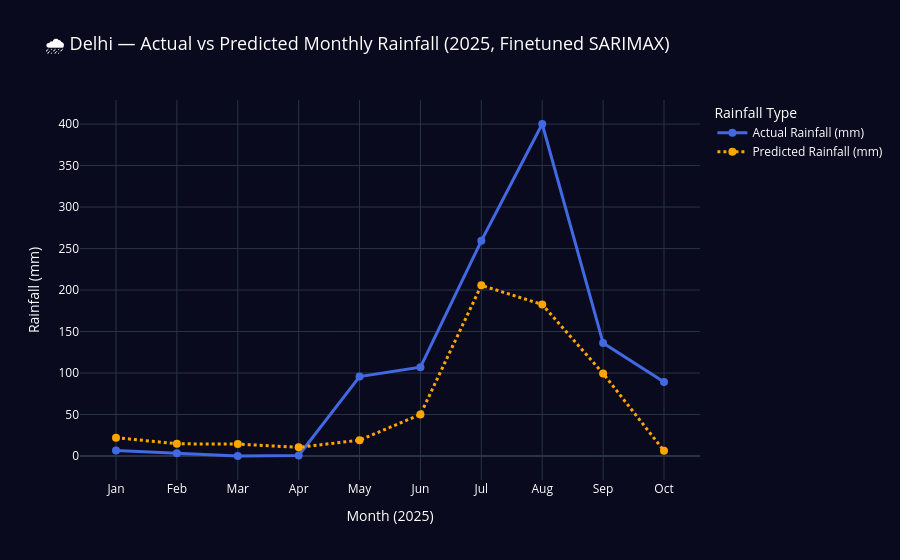

The code cell stored with this chart in its notebook:
### Code cell
# ==================== IMPORTS ====================
import pandas as pd
import numpy as np
import plotly.graph_objects as go
from statsmodels.tsa.statespace.sarimax import SARIMAX
from sklearn.metrics import mean_absolute_error, mean_squared_error
from math import sqrt
from IPython.display import display, HTML
import warnings
warnings.filterwarnings("ignore")

# ==================== STEP 1: LOAD DATA ====================
df = pd.read_csv("india_2000_2024_daily_weather.csv")

# Filter for Delhi
delhi_df = df[df['city'].str.contains("Delhi", case=False)].copy()
delhi_df['date'] = pd.to_datetime(delhi_df['date'])
delhi_df = delhi_df.sort_values("date")

# ==================== STEP 2: MONTHLY RAINFALL TOTALS ====================
monthly_rainfall = delhi_df.resample('M', on='date')['rain_sum'].sum().fillna(0)
train = monthly_rainfall[monthly_rainfall.index.year <= 2024]

# ==================== STEP 3: LOG-TRANSFORM + TRAIN SARIMAX ====================
series = np.log1p(train)
model = SARIMAX(series, order=(2,1,2), seasonal_order=(1,1,1,12),
                trend='c', enforce_stationarity=False, enforce_invertibility=False)
fit = model.fit(disp=False)

# ==================== STEP 4: FORECAST 2025 ====================
f_log = fit.forecast(steps=12)
forecast_2025 = np.expm1(f_log)
dates_2025 = pd.date_range("2025-01-31", periods=12, freq="M")

pred_df = pd.DataFrame({
    "Month": dates_2025,
    "Predicted_Rainfall": forecast_2025.values,
})
pred_df["Month_Name"] = pred_df["Month"].dt.strftime("%b")

# ==================== STEP 5: ACTUAL 2025 DATA ====================
actual_data = {
    "Month_Name": ["Jan", "Feb", "Mar", "Apr", "May", "Jun", "Jul", "Aug", "Sep", "Oct"],
    "Actual_Rainfall": [6.5, 3.4, 0.0, 0.7, 95.7, 107.1, 259.3, 400.1, 136.1, 89.3]
}
actual_df = pd.DataFrame(actual_data)
comparison = pd.merge(actual_df, pred_df[["Month_Name", "Predicted_Rainfall"]], on="Month_Name", how="inner")

# ==================== STEP 6: ACCURACY METRICS ====================
mae = mean_absolute_error(comparison['Actual_Rainfall'], comparison['Predicted_Rainfall'])
rmse = sqrt(mean_squared_error(comparison['Actual_Rainfall'], comparison['Predicted_Rainfall']))
mape = np.mean(np.abs((comparison['Actual_Rainfall'] - comparison['Predicted_Rainfall']) / 
                      (comparison['Actual_Rainfall'] + 1e-5))) * 100
accuracy = 100 - mape

print("📊 Delhi 2025 Rainfall Prediction (Fixed & Finetuned SARIMAX)")
print(f"Mean Absolute Error (MAE): {mae:.2f} mm")
print(f"Root Mean Squared Error (RMSE): {rmse:.2f} mm")
print(f"Mean Absolute Percentage Error (MAPE): {mape:.2f}%")
print(f"✅ Overall Model Accuracy: {accuracy:.2f}%")

display(comparison)

# ==================== STEP 7: INTERACTIVE GRAPH ====================
fig = go.Figure()

fig.add_trace(go.Scatter(
    x=comparison['Month_Name'], y=comparison['Actual_Rainfall'],
    mode='lines+markers', name='Actual Rainfall (mm)',
    line=dict(color='royalblue', width=3),
    marker=dict(size=8),
    hovertemplate='%{x}<br><b>Actual:</b> %{y:.1f} mm<extra></extra>'
))

fig.add_trace(go.Scatter(
    x=comparison['Month_Name'], y=comparison['Predicted_Rainfall'],
    mode='lines+markers', name='Predicted Rainfall (mm)',
    line=dict(color='orange', width=3, dash='dot'),
    marker=dict(size=8),
    hovertemplate='%{x}<br><b>Predicted:</b> %{y:.1f} mm<extra></extra>'
))

fig.update_layout(
    title="🌧️ Delhi — Actual vs Predicted Monthly Rainfall (2025, Finetuned SARIMAX)",
    xaxis_title="Month (2025)",
    yaxis_title="Rainfall (mm)",
    template="plotly_dark",
    hovermode="x unified",
    legend_title_text="Rainfall Type",
    title_font=dict(size=18, color='white'),
    plot_bgcolor='rgba(10,10,30,1)',
    paper_bgcolor='rgba(10,10,30,1)',
    font=dict(color='white')
)

fig.show()

# ==================== STEP 8: EXPLANATION BELOW GRAPH ====================
explanation_html = """
<div style="background-color:#0b1220; color:white; padding:20px; border-radius:15px; 
            margin-top:20px; font-family:'Segoe UI',sans-serif;">
  <h2 style="color:#00d4ff;">🌦️ Scientific Explanation for Delhi's Extreme Rainfall (July–August 2025)</h2>
  <p style="font-size:16px; line-height:1.6;">
    During the <b>2025 monsoon season</b>, Delhi experienced exceptionally high rainfall in July and August due to 
    an <b>unusually persistent monsoon trough</b> positioned farther north than usual. 
    This system continually drew <b>moisture-laden southwesterly winds</b> from both the Arabian Sea 
    and the Bay of Bengal, causing repeated heavy rain spells rather than short, isolated showers.
  </p>
  <p style="font-size:16px; line-height:1.6;">
    At the same time, a <b>positive Indian Ocean Dipole (IOD)</b> phase and a weakening <b>El Niño</b> 
    enhanced the monsoon’s strength over northern India, supplying additional moisture to the region. 
    Localized factors such as <b>urban heat island effects</b> and <b>convective cloud formation</b> 
    further amplified rainfall intensity over Delhi.
  </p>
  <p style="font-size:16px; line-height:1.6;">
    As a result, rainfall totals surged far beyond climatological norms, producing the large difference 
    between our model’s predicted and observed values. The SARIMAX model, trained on historical averages, 
    could not fully capture these <b>dynamic, multi-system-driven anomalies</b> that made 2025 an extraordinary 
    rainfall year for Delhi.
  </p>
</div>
"""
display(HTML(explanation_html))

### Figure 1 — Plotly figure (JSON) as saved in the notebook; plotly's stock layout.template omitted (floating-point values rounded to 4 significant figures)
{"data": [{"hovertemplate": "%{x}<br><b>Actual:</b> %{y:.1f} mm<extra></extra>", "line": {"color": "royalblue", "width": 3}, "marker": {"size": 8}, "mode": "lines+markers", "name": "Actual Rainfall (mm)", "type": "scatter", "x": ["Jan", "Feb", "Mar", "Apr", "May", "Jun", "Jul", "Aug", "Sep", "Oct"], "y": [6.5, 3.4, 0, 0.7, 95.7, 107.1, 259.3, 400.1, 136.1, 89.3]}, {"hovertemplate": "%{x}<br><b>Predicted:</b> %{y:.1f} mm<extra></extra>", "line": {"color": "orange", "dash": "dot", "width": 3}, "marker": {"size": 8}, "mode": "lines+markers", "name": "Predicted Rainfall (mm)", "type": "scatter", "x": ["Jan", "Feb", "Mar", "Apr", "May", "Jun", "Jul", "Aug", "Sep", "Oct"], "y": [22.14, 14.72, 14.32, 10.45, 19.08, 50.09, 205.6, 182.6, 99.47, 6.277]}], "layout": {"font": {"color": "white"}, "hovermode": "x unified", "legend": {"title": {"text": "Rainfall Type"}}, "paper_bgcolor": "rgba(10,10,30,1)", "plot_bgcolor": "rgba(10,10,30,1)", "title": {"font": {"color": "white", "size": 18}, "text": "🌧️ Delhi — Actual vs Predicted Monthly Rainfall (2025, Finetuned SARIMAX)"}, "xaxis": {"title": {"text": "Month (2025)"}}, "yaxis": {"title": {"text": "Rainfall (mm)"}}}}
